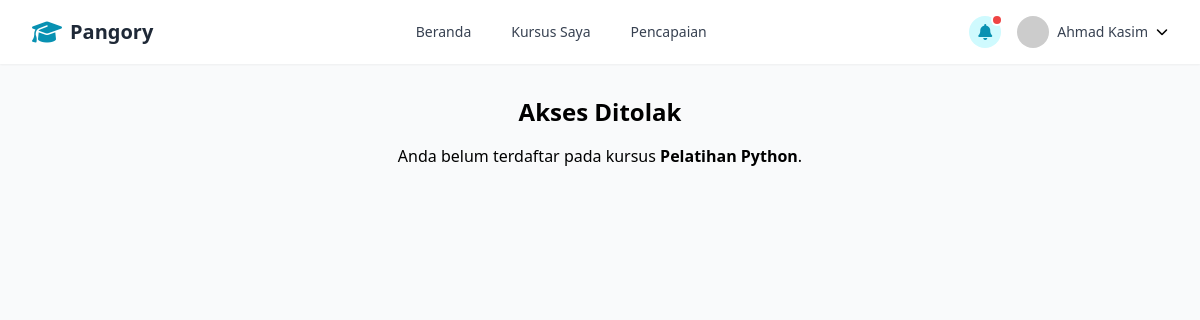
The page /courses/1/exams/ (signed in) on the database its author committed.
### accounts/models.py (models this page shows, shortened)
class User(AbstractUser):
    email = models.EmailField(_('email address'), unique=True)
    role = models.CharField(
        max_length=10,
        choices=UserRole.choices,
        default=UserRole.STUDENT,
    )
    USERNAME_FIELD = 'email'
    REQUIRED_FIELDS = ['username', 'first_name', 'last_name']

### courses/models.py (models this page shows, shortened)
class Course(models.Model):
    title = models.CharField(max_length=255)
    description = models.TextField()
    instructor = models.ForeignKey(
        settings.AUTH_USER_MODEL,
        on_delete=models.CASCADE,
        related_name='courses_teaching'
    )
    students = models.ManyToManyField(
        settings.AUTH_USER_MODEL,
        related_name='courses_enrolled',
        blank=True
    )
    thumbnail = models.ImageField(upload_to='course_thumbnails/', null=True, blank=True)
    status = models.CharField(
        max_length=10,
        choices=CourseStatus.choices,
        default=CourseStatus.DRAFT
    )
    price = models.DecimalField(max_digits=10, decimal_places=2, default=0.00)
    created_at = models.DateTimeField(auto_now_add=True)
    updated_at = models.DateTimeField(auto_now=True)

### exams/views.py (the view)
# urls.py: path('courses/<int:course_id>/exams/', exams_views.exam_list, name='exam_list'),
@login_required
def exam_list(request, course_id):
    course = get_object_or_404(Course, id=course_id)
    if not Enrollment.objects.filter(student=request.user, course=course).exists():
        return render(request, 'exam/not_enrolled.html', {'course': course})
    exams = Exam.objects.filter(course=course)
    return render(request, 'exam/exam_list.html', {'course': course, 'exams': exams})

### templates/exam/not_enrolled.html
{% extends "base.html" %}
{% block content %}
<div class="max-w-xl mx-auto py-8 text-center">
    <h2 class="text-2xl font-bold mb-4">Akses Ditolak</h2>
    <p>Anda belum terdaftar pada kursus <b>{{ course.title }}</b>.</p>
</div>
{% endblock %}

### templates/base.html (shortened to what this page needs)
<!DOCTYPE html>
<html lang="en">
<head>
    <script src="https://cdn.tailwindcss.com"></script>
    <link rel="stylesheet" href="https://cdnjs.cloudflare.com/ajax/libs/font-awesome/6.5.0/css/all.min.css">
</head>
<body class="bg-gray-50">
    <nav class="bg-white shadow-sm">
        <div class="max-w-7xl mx-auto px-4 sm:px-6 lg:px-8">
            <div class="flex justify-between h-16">
                <div class="flex items-center">
                    <div class="flex-shrink-0 flex items-center">
                        <i class="fas fa-graduation-cap text-2xl text-cyan-600 mr-2"></i>
                        <span class="text-xl font-bold text-gray-800">Pangory</span>
                    </div>
                </div>
                <div class="hidden md:flex items-center space-x-4">
                    <a href="/" class="px-3 py-2 rounded-md text-sm font-medium text-gray-700 hover:text-cyan-600 transition">Beranda</a>
                    <a href="/courses/my" class="px-3 py-2 rounded-md text-sm font-medium text-gray-700 hover:text-cyan-600 transition">Kursus Saya</a>
                    <a href="#" class="px-3 py-2 rounded-md text-sm font-medium text-gray-700 hover:text-cyan-600 transition">Pencapaian</a>
                </div>
                <div class="hidden md:flex items-center space-x-4">
                    <div class="relative">
                        <button class="flex items-center space-x-2 focus:outline-none" id="notif-btn">
                            <div class="h-8 w-8 rounded-full bg-cyan-100 flex items-center justify-center">
                                <i class="fas fa-bell text-cyan-600"></i>
                            </div>
                        </button>
                        <span class="absolute top-0 right-0 block h-2 w-2 rounded-full bg-red-500 ring-2 ring-white"></span>
                    </div>
                    <div class="relative" id="profile-menu-container">
                        <button id="user-menu-button" class="flex items-center space-x-2 focus:outline-none">
                            <img class="h-8 w-8 rounded-full" src="{% if user.profile.avatar %}{{ user.profile.avatar.url }}{% else %}https://randomuser.me/api/portraits/men/32.jpg{% endif %}" alt="User profile">
                            <span class="text-sm font-medium text-gray-700">{{ user.first_name }} {{ user.last_name }}</span>
                            <i class="fas fa-chevron-down text-xs ml-1"></i>
                        </button>
                    </div>
                </div>
            </div>
        </div>
    </nav>
    <main>
        {% block content %}
        {% endblock %}
    </main>
</body>
</html>

### rows shown on the page
User: first_name "Ahmad", last_name "Kasim"
Course: title "Pelatihan Python"
